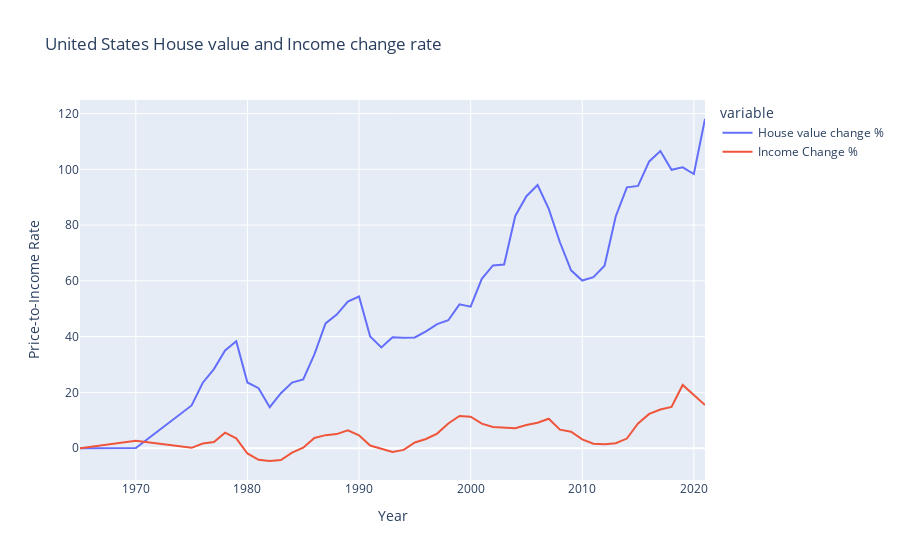

The cell this chart's notebook holds for it:
### Code cell
fig = px.line(Hvalue_Income_percent,
              x='Year',
              y=['House value change %','Income Change %'],
              title='United States House value and Income change rate',height=500).update_layout(xaxis_title="Year", yaxis_title="Price-to-Income Rate")
fig.show()

### Figure 1 — Plotly figure (JSON) as saved in the notebook; plotly's stock layout.template omitted (floating-point values rounded to 4 significant figures)
{"data": [{"hovertemplate": "variable=House value change %<br>Year=%{x}<br>value=%{y}<extra></extra>", "legendgroup": "House value change %", "line": {"color": "#636efa", "dash": "solid"}, "marker": {"symbol": "circle"}, "mode": "lines", "name": "House value change %", "orientation": "v", "showlegend": true, "type": "scatter", "x": [1965, 1970, 1975, 1976, 1977, 1978, 1979, 1980, 1981, 1982, 1983, 1984, 1985, 1986, 1987, 1988, 1989, 1990, 1991, 1992, 1993, 1994, 1995, 1996, 1997, 1998, 1999, 2000, 2001, 2002, 2003, 2004, 2005, 2006, 2007, 2008, 2009, 2010, 2011, 2012, 2013, 2014, 2015, 2016, 2017, 2018, 2019, 2020, 2021], "xaxis": "x", "y": [0, 0.03, 15.32, 23.47, 28.36, 35.05, 38.32, 23.56, 21.53, 14.72, 19.71, 23.51, 24.64, 33.66, 44.74, 47.91, 52.57, 54.39, 40.05, 36.13, 39.8, 39.58, 39.72, 41.88, 44.5, 45.88, 51.57, 50.74, 60.75, 65.52, 65.87, 83.29, 90.37, 94.37, 85.79, 73.84, 63.78, 60.11, 61.35, 65.42, 83.08, 93.53, 94.06, 102.8, 106.6, 99.84, 100.7, 98.31, 118.0], "yaxis": "y"}, {"hovertemplate": "variable=Income Change %<br>Year=%{x}<br>value=%{y}<extra></extra>", "legendgroup": "Income Change %", "line": {"color": "#EF553B", "dash": "solid"}, "marker": {"symbol": "circle"}, "mode": "lines", "name": "Income Change %", "orientation": "v", "showlegend": true, "type": "scatter", "x": [1965, 1970, 1975, 1976, 1977, 1978, 1979, 1980, 1981, 1982, 1983, 1984, 1985, 1986, 1987, 1988, 1989, 1990, 1991, 1992, 1993, 1994, 1995, 1996, 1997, 1998, 1999, 2000, 2001, 2002, 2003, 2004, 2005, 2006, 2007, 2008, 2009, 2010, 2011, 2012, 2013, 2014, 2015, 2016, 2017, 2018, 2019, 2020, 2021], "xaxis": "x", "y": [0, 2.7, 0.13, 1.69, 2.23, 5.57, 3.54, -1.89, -4.15, -4.59, -4.22, -1.56, 0.2, 3.68, 4.68, 5.05, 6.43, 4.62, 0.97, -0.27, -1.32, -0.6, 2.04, 3.29, 5.24, 8.88, 11.53, 11.29, 8.82, 7.6, 7.5, 7.16, 8.29, 9.15, 10.57, 6.65, 5.9, 3.14, 1.6, 1.45, 1.78, 3.46, 8.86, 12.29, 13.89, 14.8, 22.68, 19.1, 15.45], "yaxis": "y"}], "layout": {"autosize": true, "legend": {"title": {"text": "variable"}, "tracegroupgap": 0}, "title": {"text": "United States House value and Income change rate"}, "xaxis": {"anchor": "y", "autorange": true, "domain": [0, 1], "range": [1965, 2021], "title": {"text": "Year"}, "type": "linear"}, "yaxis": {"anchor": "x", "autorange": true, "domain": [0, 1], "range": [-11.4, 124.9], "title": {"text": "Price-to-Income Rate"}, "type": "linear"}}}
